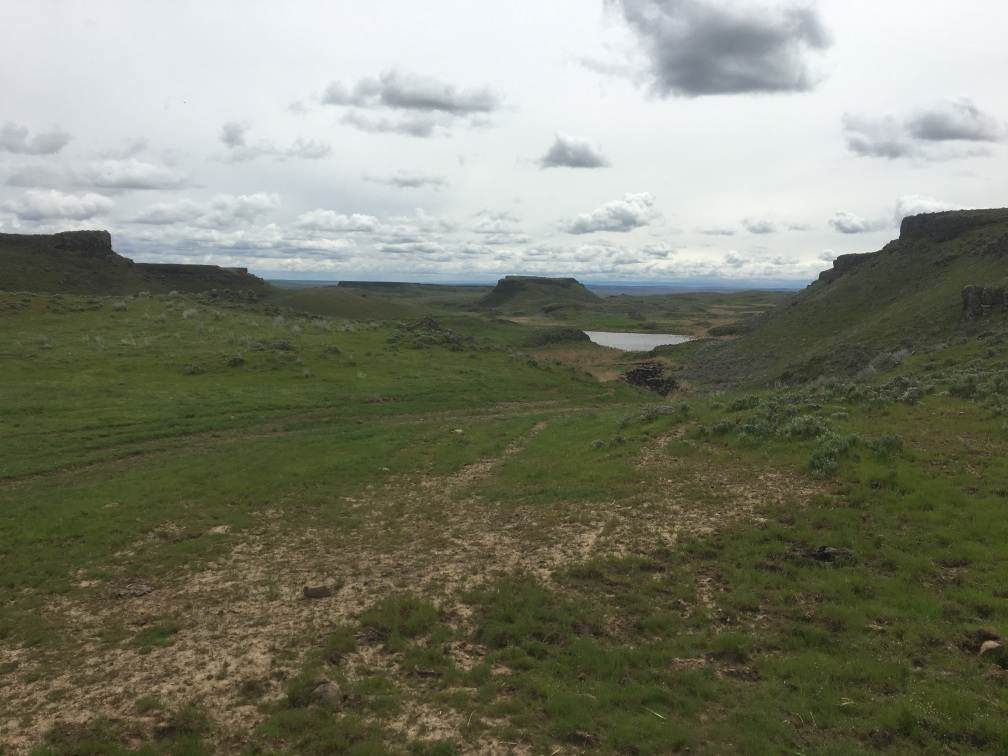
#> input picture datafiles/ButeScene3.JPG, 4032 x 3024 px (shown at 1/4 size)
$ jupyter execute --allow-errors 9_ImageStitching.ipynb   (shell and % lines are left out)
#> lines starting #> are read from the running program, lines starting #| are printed output that depends on the picture; after the words box and inside, x2 and y2 are one past the last pixel; in counts of white or black regions, pixels touching at a corner belong together; long printed decimals are rounded
# CSCI E-25
## Image Stitching
### Steve Elston

## Introduction

This lab demonstrates some basic principles of image stitching. The focus here is on transformation of images to a common image plane to form a mosaic. Only planar projective transforms are employed. No blending algorithms are applied.

This lab is intended to be short and simple. The exercises are all conceptual. No coding is required.

You can find an example which includes more sophisticated methods of blending images in this [example](https://github.com/scikit-image/skimage-tutorials/blob/main/lectures/solutions/adv3_panorama-stitching-solution.ipynb), or in the [Scikit Image User Guide](https://scikit-image.org/docs/stable/auto_examples/registration/plot_stitching.html?highlight=stitching).

As a first step, execute the code in the cell below to import the packages you will need.

[cell 1]
import skimage
from skimage import data
from skimage.filters.rank import equalize
import skimage.filters as skfilters
import skimage.morphology as morphology
import skimage.transform as transform
import skimage.feature as feature
import skimage.measure as measure
from skimage.color import rgb2gray
from skimage import exposure
from PIL import Image
from skimage.feature import match_descriptors
import numpy as np
import math
from itertools import product, combinations
import matplotlib.pyplot as plt
import seaborn as sns

## Load and Prepare the Images

You will now load and prepare images used to create a mosaic. Execute the code in the cell below to load the image and convert it to gray-scale.

> **Note:** You can reproduce the examples in the slide deck if you run this notebook with the `ButeScene3.JPG` image.

[cell 2]
def plot_grayscale(img, h=8):
    plt.figure(figsize=(h, h))
    _=plt.imshow(img, cmap=plt.get_cmap('gray'))
    _=plt.axis('off');

bute_scene = Image.open('../datafiles/ButeScene3.JPG')
#> bute_scene is the input picture: PIL image 4032x3024 RGB; mean R, G, B 124.3, 126.6, 110
bute_scene = np.array(bute_scene)
print(bute_scene.shape)
#| (3024, 4032, 3)
plt.figure(figsize=(8, 8))
plt.imshow(bute_scene)
plt.axis('off')
plt.show()

bute_scene = rgb2gray(bute_scene)
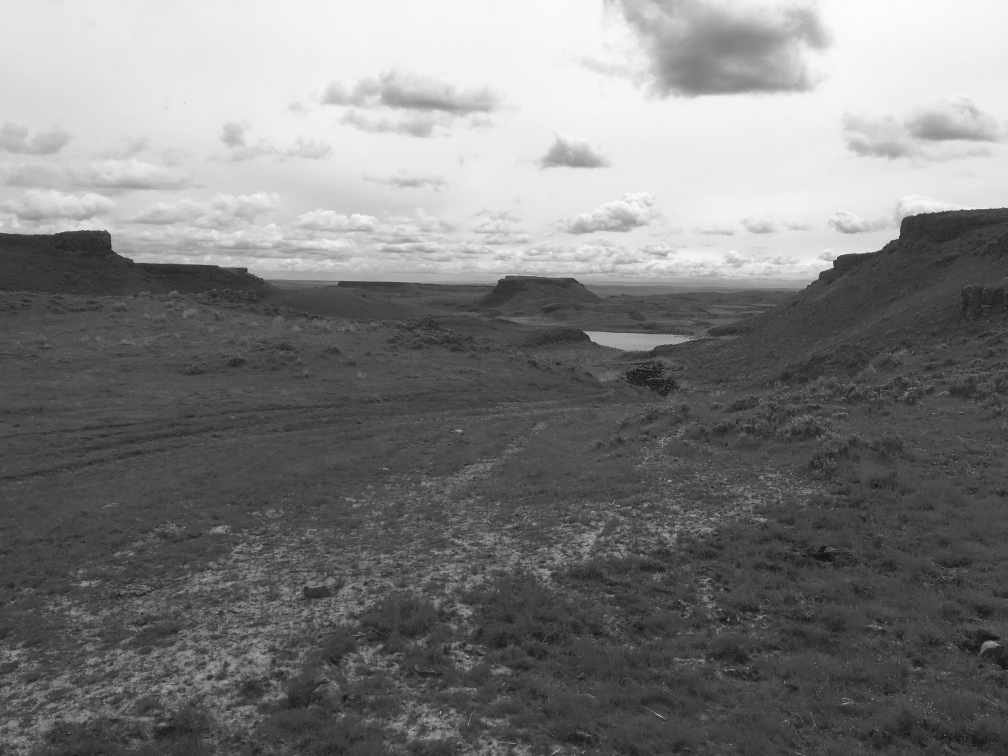
#> bute_scene: shape (3024, 4032) float64 (shown at 1/4 size); min 0.0187, max 0.997, mean 0.49
plot_grayscale(bute_scene)

The code in the cell below splits the original image into two overlapping images. One of the images is then translated, rotated and scaled. In the remainder of this lab, these two images will be translated an a mosaic created which should resemble the original image.

Execute the code in the cell below to perform the following operations:
1. The images are cropped by opposite sift factors and then resized. The cropping retains an overlap area between the two images.
2. A similarity transformation is applied to the right hand image. The transformation matrix is displayed.
3. The images are displayed side by side.

[cell 3]
def plot_pair(left, right):
    fig, ax = plt.subplots(1,2, figsize=(16, 24))
    ax = ax.flatten()
    ax[0].imshow(left, cmap=plt.get_cmap('gray'))
    ax[0].axis('off');
    ax[1].imshow(right, cmap=plt.get_cmap('gray'))
    ax[1].axis('off');
    plt.show
    return ax

shift = 1000
img_dimension = 256
dimension_tuple = (img_dimension,img_dimension)
bute_left = transform.resize(exposure.equalize_adapthist(np.copy(bute_scene[:,:bute_scene.shape[1] - shift])), (dimension_tuple))
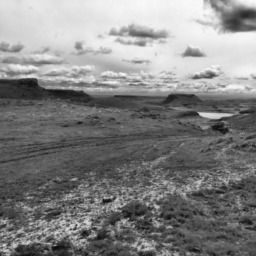
#> bute_left: shape (256, 256) float64; min 0.0355, max 0.984, mean 0.513
bute_right = transform.resize(exposure.equalize_adapthist(np.copy(bute_scene[:,shift:])), (dimension_tuple))


theta = math.pi/16
#theta = 0.0
scale = 1.1
#scale = 1.0
translation = [0,-64]
#translation = [0,0]
transform_matrix = transform.SimilarityTransform(rotation=theta, translation=translation, scale=scale)
print(transform_matrix)
bute_right = transform.warp(bute_right, transform_matrix)
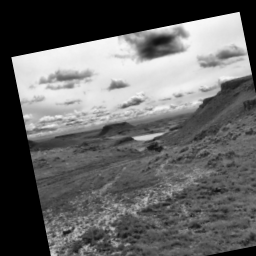
#> bute_right: shape (256, 256) float64; min 0, max 0.99, mean 0.397

_=plot_pair(bute_left, bute_right)

## Search for best interest point matches

The images must be transformed to a common image plane in order to form a mosaic. The transformation matrix is computed by solving a least squares problem using interest points with descriptors matching between the two images.

There is, however, a complication with using planar transformations with images, such as the ones in our example. Strictly speaking, planar transformations are an approximation which is strictly valid only for distant objects. For objects near the camera center, planar transformations can introduce significant distortion.

The example images have vegetation in the foreground. The vegetation has many potential interest points. Having interest points in the foreground creates problems when fitting and applying planar transformations. Fortunately, like for most images, foreground objects are at the bottom of the image. Therefore we cut off the bottom of both images when computing interest points and descriptors.

To find interest points and their descriptor we will use [skimage.features.ORB](https://scikit-image.org/docs/stable/api/skimage.feature.html#skimage.feature.ORB) method. ORB combines several important steps for finding matching descriptors between two images:
1. Finds interest points and descriptors at multiple scales using a Laplacian pyramid.
2. Finds interest points using the [FAST algorithm](https://en.wikipedia.org/wiki/Features_from_accelerated_segment_test), an efficient and robust detector.
3. Creases rotationally invariant descriptors with the rotated Brief algorithm.
4. Provides an efficient graph search algorithm for finding matching descriptors.

Execute the code in the cell below which performs the following operations for each image:
1. Creates an ORB object with the desired hyperparameters.
2. Applies the `detect_and_extract` function to the image. This function adds attributes of the the coordinates of the interest points (keypoints) along with their descriptors to the ORB object.
3. Extract the descriptor and keypoint location attributes from the ORB object.

[cell 4]
cutoff = 180

orb_left = feature.ORB(downscale=2.0, n_keypoints=600, fast_threshold=0.10, harris_k=0.2)
temp = bute_left[:cutoff,:]
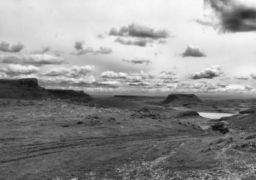
#> temp: shape (180, 256) float64; min 0.0649, max 0.984, mean 0.572
orb_left.detect_and_extract(temp)
orb_left_descriptiors = orb_left.descriptors
orb_left_keypoints = orb_left.keypoints

orb_right = feature.ORB(downscale=2.0, n_keypoints=600, fast_threshold=0.10, harris_k=0.2)
temp = bute_right[:cutoff,:]
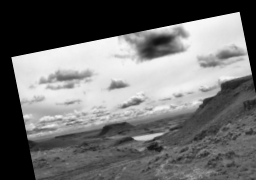
#> temp: shape (180, 256) float64; min 0, max 0.99, mean 0.441
orb_right.detect_and_extract(temp)
orb_right_descriptiors  = orb_right.descriptors
orb_right_keypoints = orb_right.keypoints

To check on the effect of truncating the bottom of the right hand image, execute the code in the cell below.

[cell 5]
plot_grayscale(temp)

Execute the code in the cell below to find the matching descriptors between the two images.

[cell 6]
matches = feature.match_descriptors(orb_left_descriptiors, orb_right_descriptiors, cross_check=True)
print('Shape of the match array = ' + str(matches.shape))
print('\nHead of the match array')
print(matches[:10])

There are 195 matching descriptors between the two images. The matches are represented by a two column numpy array. The first column indicating the descriptor index of the left image and the second column indicating the descriptor index for the right image.

Now, plot lines between the matching keypoints by executing the code in the cell below.

[cell 7]
fig, ax = plt.subplots(1, 1, figsize=(15, 12))
#> (the rest of this cell did not finish here and is left out)

> **Exercise 9-1:** Answer the following questions in one or two sentences:
> 1. Describe the evidence you see for outliers in these matches.
> 2. Ignoring the outliers, examine some of the matching descriptor keypoints. Do you think these matches are reasonable given features on the two images and why?

> **Answers:**
> 1.
> 2.

## Robust Transformation Fitting

With the keypoints and matched it is now time to solve a robust least squares problem using the the [skimage.measure.ransac](https://scikit-image.org/docs/stable/api/skimage.measure.html#skimage.measure.ransac) function. To do so, execute the code in the cell below which performs the following operations:
1. Creates arrays with the coordinates of the matching keypoints for the left and right hand images.
2. Creates a robust fit to a similarity transform model using the RANSAC algorithm. The function returns both a robustly computed transform model object and a list of logicals indicating if the match was considered an inlier.
3. Prints the results of the RANSAC fitting process.
4. Displays the images showing the inlier keypoint matches.

[cell 8]
left_keypoints = orb_left_keypoints[matches[:, 0]][:, ::-1]
right_keypoints = orb_right_keypoints[matches[:, 1]][:, ::-1]

np.random.seed(2233)
model_robust, inliers = measure.ransac((left_keypoints, right_keypoints), transform.SimilarityTransform,
                                   min_samples=20, residual_threshold=2.0, max_trials=1000)

print('Inlier logical array')
print(inliers)
print('\nNumber of inliers = ' + str(np.sum(inliers)))
print('\nRobust transform model')
print(model_robust)

fig, ax = plt.subplots(1, 1, figsize=(15, 12))
#> (the rest of this cell did not finish here and is left out)

> **Exercise 9-2:** Answer the following questions in one or two sentences:
> 1. Have a sufficient number of inliers been found to fit a similarity transform model and why?
> 2. Consider the geometry of the location of the inlier keypoints with respect to the extent of the image. Do you think the spacing of the inlier matches is likely to create errors in accurately determining the transform matrix?

> **Answers:**
> 1.
> 2.

## Apply the Transform to Create the Mosaic

With a robust transformation matrix computed you will now use this transformation to create a mosaic of the two images. As the first step, the corners of the warped images need to be determined. These warped corners define the corners of the common image plan onto which the image mosaic is constructed. The comments in the code below explain the steps used. Execute this code and examine the results.

[cell 9]
## Set the corners of the image in a Numpy array
r, c = bute_left.shape[:2]
#> r = 256; c = 256
corners = np.array([[0, 0],
                    [0, r],
                    [c, 0],
                    [c, r]])
#> corners = [[0, 0], [0, 256], [256, 0], [256, 256]]

print('Corners')
print(corners)
#| [[  0   0]
#|  [  0 256]
#|  [256   0]
#|  [256 256]]

## Find the corner points in the warped coordinate system
warped_corners = model_robust(corners)

print('\nWarped corners')
print(warped_corners)
#| [[-64.107  71.671]
#|  [-19.196 300.225 ]
#|  [164.447  26.760]
#|  [209.358 255.314 ]]

# Find the extents of both the reference image and the warped
# target image
corners_all = np.vstack((warped_corners, corners))

# The overall output shape will be max - min
corner_min = np.min(corners_all, axis=0)
#> corner_min = [-64.11, 0]
corner_max = np.max(corners_all, axis=0)
#> corner_max = [256, 300.2]
output_shape = np.ceil((corner_max - corner_min)[::-1]).astype(int)
#> output_shape = [301, 321]
print('\noutput shape of mosaic = ' + str(output_shape))
#| output shape of mosaic = [301 321]

We have now established the corners of the warped images on the projective image plane. We can use these to compute the offset (translation) required to map the images onto the new image plane.

The right hand image only requires only translation to the image plane. Execute the code in the cell below to perform the following operations:
1. The offset between the two images is computed.
2. The image is warped (translated) to the position on the image plane.
3. A mask is created for the background around the image.
4. The warped (translated) image has the background set to 0.
5. The result is plotted.

[cell 10]
## Be aware that warp takes the inverse mapping as an input1
offset = transform.SimilarityTransform(translation = -corner_min)

## Translate the image
bute_right_warped = transform.warp(bute_right, offset.inverse, order=3, output_shape=output_shape, cval=-1)
bute_right_mask = (bute_right_warped != -1)  # Mask == 1 inside image
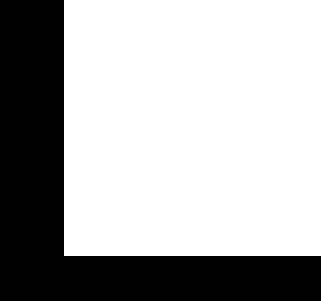
#> bute_right_mask: shape (301, 321) bool; 68.1% white; 1 black region, box (x1, y1, x2, y2) and area: (0, 0, 321, 301) 30829
bute_right_warped[~bute_right_mask] = 0      # Return background values to 0

plot_grayscale(bute_right_warped) #[~bute_right_mask] = 0)

THe same steps are applied to the left hand image. The difference being that the offset is added as a transformation matrix and the inverse is applied. The inverse is used since we are mapping the target image.

Execute the code in the cell below and examine the result.

[cell 11]
transform_left = (model_robust + offset).inverse
bute_left_warped = transform.warp(bute_left, transform_left, order=3, output_shape=output_shape, cval=-1)
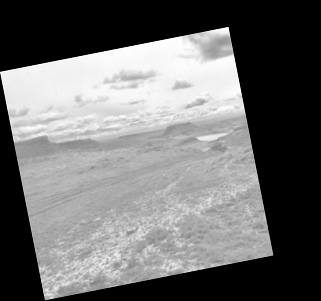
#> bute_left_warped: shape (301, 321) float64; min -1, max 0.984, mean -0.15; drawn with min black and max white

bute_left_mask = (bute_left_warped != -1)  # Mask == 1 inside image
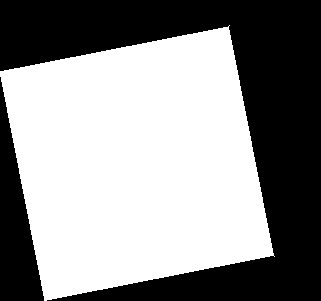
#> bute_left_mask: shape (301, 321) bool; 56.6% white; 2 black regions, box (x1, y1, x2, y2) and area: (0, 0, 321, 301) 36894, (0, 77, 44, 301) 5047
bute_left_warped[~bute_left_mask] = 0      # Return background values to 0

plot_grayscale(bute_left_warped)

It is now time to create a basic mosaic. Execute the code in the cell below to perform the following operations:
1. A mask for the mosaic of the images is created.
2. The warped images are added together and normalized.
3. Plot the result.

[cell 12]
overlap_mask = (bute_left_mask * 1.0 + bute_right_mask)  # Multiply by 1.0 for bool -> float conversion
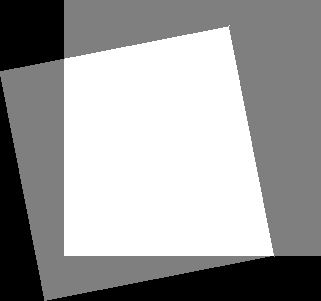
#> overlap_mask: shape (301, 321) float64; min 0, max 2, mean 1.25; drawn with min black and max white

images_merged_normalized = (bute_left_warped + bute_right_warped)/ np.maximum(overlap_mask, 1)
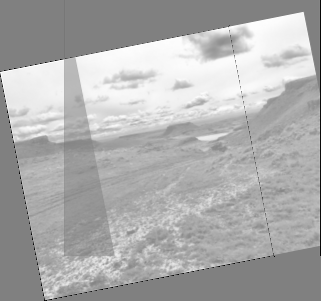
#> images_merged_normalized: shape (301, 321) float64; min -0.999, max 0.984, mean 0.35; drawn with min black and max white
plot_grayscale(images_merged_normalized)
